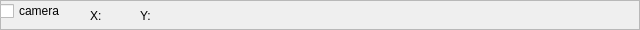
   <widget class="QFrame" name="frame_39">
    <property name="geometry">
     <rect>
      <x>310</x>
      <y>480</y>
      <width>640</width>
      <height>30</height>
     </rect>
    </property>
    <property name="frameShape">
     <enum>QFrame::StyledPanel</enum>
    </property>
    <property name="frameShadow">
     <enum>QFrame::Raised</enum>
    </property>
    <widget class="QCheckBox" name="check_cam">
     <property name="geometry">
      <rect>
       <x>0</x>
       <y>0</y>
       <width>97</width>
       <height>22</height>
      </rect>
     </property>
     <property name="text">
      <string>camera</string>
     </property>
    </widget>
    <widget class="QLabel" name="label">
     <property name="geometry">
      <rect>
       <x>90</x>
       <y>0</y>
       <width>16</width>
       <height>31</height>
      </rect>
     </property>
     <property name="text">
      <string>X:</string>
     </property>
    </widget>
    <widget class="QLabel" name="mouse_X">
     <property name="geometry">
      <rect>
       <x>110</x>
       <y>0</y>
       <width>31</width>
       <height>31</height>
      </rect>
     </property>
     <property name="text">
      <string/>
     </property>
    </widget>
    <widget class="QLabel" name="mouse_Y">
     <property name="geometry">
      <rect>
       <x>160</x>
       <y>0</y>
       <width>31</width>
       <height>31</height>
      </rect>
     </property>
     <property name="text">
      <string/>
     </property>
    </widget>
    <widget class="QLabel" name="label_2">
     <property name="geometry">
      <rect>
       <x>140</x>
       <y>0</y>
       <width>16</width>
       <height>31</height>
      </rect>
     </property>
     <property name="text">
      <string>Y:</string>
     </property>
    </widget>
   </widget>
